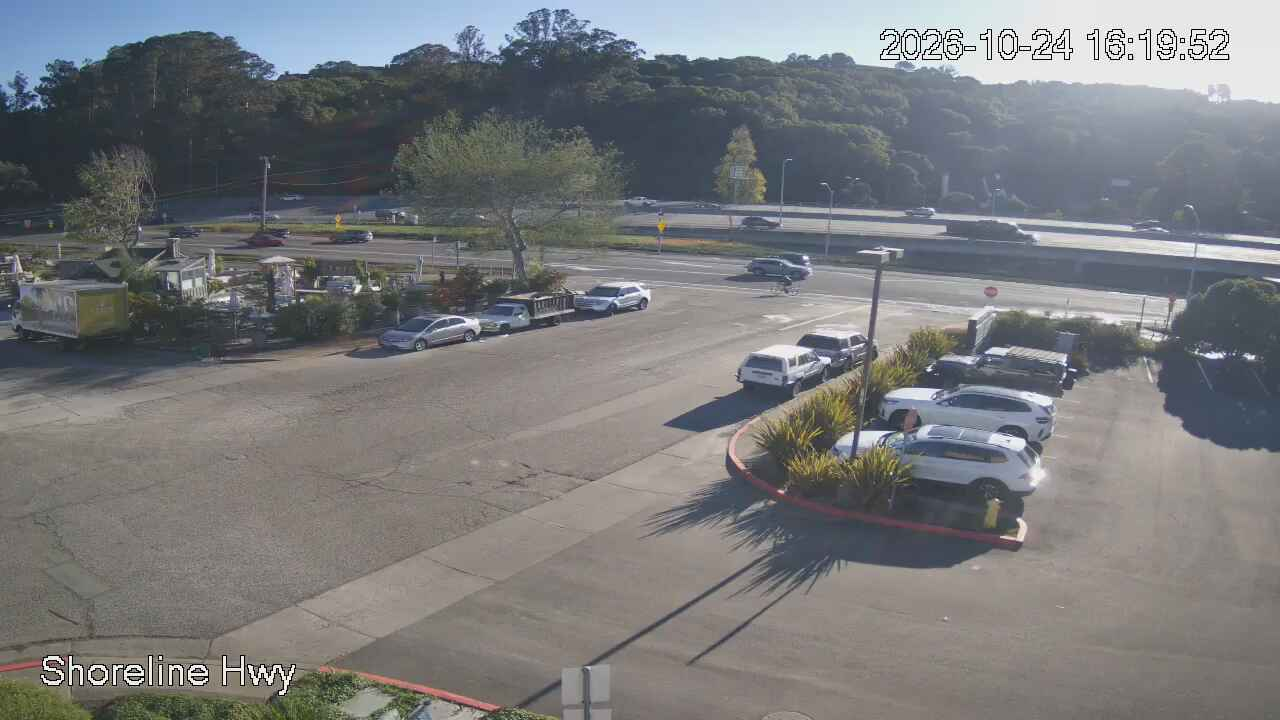
#> input picture reference/dry.jpg, 1280 x 720 px
$ python -i flood_cam.py   (imports and definitions only)
#> lines starting #> are read from the running program, lines starting #| are printed output that depends on the picture
#!/usr/bin/env python3
"""Capture Club Evexia Shoreline Hwy cam snapshots around big high tides.

Builds a dataset for calibrating flood levels: each snapshot is logged
alongside the modeled Sausalito water level and the live observed level at
the Golden Gate, so we can see what level the water was at when flooding
started and when it was clear again.

Haiku labels whether Shoreline Hwy is flooded by comparing the road against
a reference picture of it dry, taken automatically at a daylight low tide.
Until that reference exists, labels are left blank and filled in once it
does. Labels set by hand (label_source "reviewed") are never overwritten.
The bike path is too small in the frame to judge, so its column
(path_flooded) comes from rider reports only.

--check uses only the standard library, so the workflow can run it on the
bare runner (it runs every 15 minutes and usually exits right away).
Capturing needs Pillow to crop the road out of the frame.

Usage:
  flood_cam.py --check     print "capture=true|false" (for $GITHUB_OUTPUT)
  flood_cam.py OUT_DIR     save snapshot + update OUT_DIR/log.csv
"""

import base64
import csv
import io
import json
import math
import os
import sys
import urllib.request
from datetime import datetime, timedelta, timezone
from zoneinfo import ZoneInfo

TZ = ZoneInfo("America/Los_Angeles")
TIDE_STATION = "9414806"       # Sausalito (high/low predictions only)
ANOMALY_STATION = "9414290"    # San Francisco (live observations)
SNAPSHOT_URL = "https://ipcamlive.com/player/snapshot.php?alias=69334935af13a"

# Capture around high tides at least this high (after the anomaly correction).
# The path was flooded at a modeled 4.9ft on 2026-10-13, so this is well
# under bot.py's alert threshold.
MIN_PEAK_FT = 4.5
# Capture while the modeled level is above this, so we see the water arrive,
# and for a while after it drops back below, to see how long the path takes
# to drain.
CAPTURE_LEVEL_FT = 3.0
DRAIN_WATCH = timedelta(hours=2)
# At or below this level in daylight, the path should be dry: capture a
# reference picture. The lowest one seen is kept.
DRY_REF_LEVEL_FT = 2.5
# Unlabeled rows to label per run once the dry reference exists
RELABEL_BATCH = 40
FIELDS = [
    "captured_at", "image", "model_sausalito_ft", "observed_sf_ft",
    "observed_sf_at", "anomaly_ft", "peak_at", "peak_ft",
    # Shoreline Hwy, labeled by Haiku (label_source "haiku") or by a person
    # ("reviewed"), whose labels are never overwritten
    "flooded", "label_source", "notes",
    # The bike path, from rider reports only: the cam can't resolve it
    "path_flooded",
]
# The cam is too dark to judge flooding near or after sunset (a fixed
# 6am-7pm window let a dusk shot with lamp glare become the dry reference).
# Gate on the sun's height instead: degrees above the horizon.
CAM_LAT, CAM_LON = 37.88, -122.52
MIN_SUN_ELEVATION = 5
MIN_SUN_ELEVATION_REF = 15  # the reference needs good light

NOAA = "https://api.tidesandcurrents.noaa.gov/api/prod/datagetter"
VISION_MODEL = "claude-haiku-5-5"
# Shoreline Hwy across the frame (1280x720), from the garden statuary yard
# to past the stop sign. The bike path itself is only a few pixels tall here
# and Haiku couldn't tell it wet from dry, but the road visibly floods into
# a sheet of water, so we label the road and calibrate the path from rider
# reports. Haiku gets an enlarged crop alongside the full frame.
ROAD_BOX = (180, 225, 1200, 315)
CROP_SCALE = 2


def get_json(url):
    with urllib.request.urlopen(url, timeout=20) as resp:
        return json.load(resp)


# [92 lines left out: functions fetch_anomaly, fetch_extremes, level_at, sun_elevation, capture_mode, observed_now, not called in this run]


def road_crop_b64(image_path):
    """The Shoreline Hwy strip of a snapshot, enlarged, as base64 JPEG."""
#> called with image_path = 'reference/dry.jpg'
    from PIL import Image  # only needed when capturing, not for --check

    with Image.open(image_path) as im:
#> im is the input picture: PIL image 1280x720 RGB; mean R, G, B 120.6, 121.7, 123.5
        crop = im.crop(ROAD_BOX)
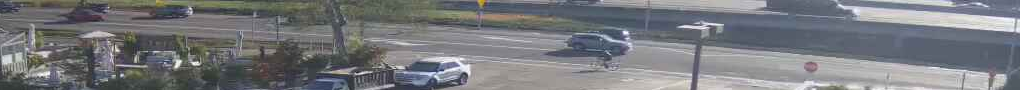
#> crop: PIL image 1020x90 RGB; mean R, G, B 118.6, 120.5, 124.1
        crop = crop.resize((crop.width * CROP_SCALE, crop.height * CROP_SCALE), Image.LANCZOS)
#> crop: PIL image 2040x180 RGB
        buf = io.BytesIO()
        crop.convert("RGB").save(buf, "JPEG", quality=92)
    return base64.b64encode(buf.getvalue()).decode()


def jpeg_block(b64):
    return {"type": "image", "source": {"type": "base64", "media_type": "image/jpeg", "data": b64}}


# [182 lines left out: functions classify_flooding, snapshot, load_reference, update_reference, load_log, save_log and 2 more, not called in this run]


# [2 lines not run here, left out]

>>> result = road_crop_b64('reference/dry.jpg')
